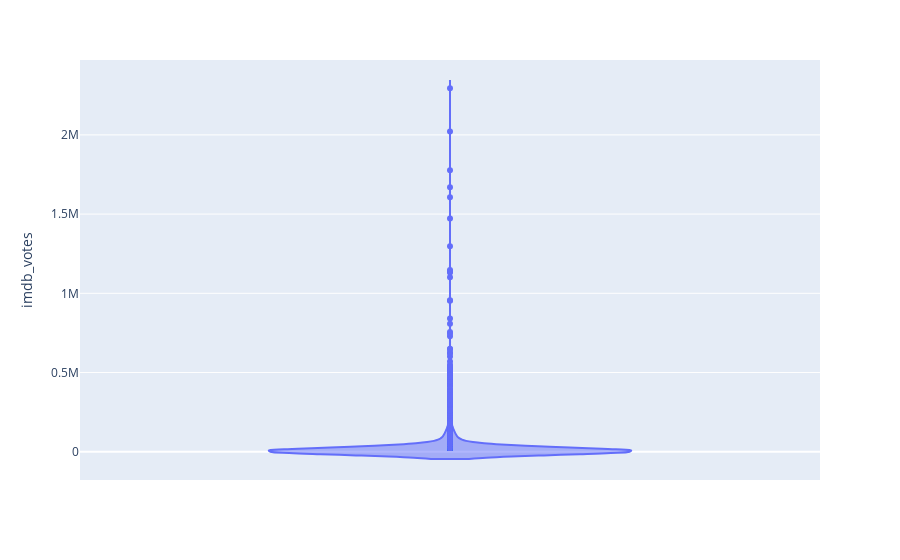

Notebook source saved alongside this figure:
### Markdown cell above
---
### 3. Построим график, отражающий распределение максимального значения всех войтов

### Code cell
fig = px.violin(df, y="imdb_votes")
fig.show()

### Figure 1 — Plotly figure (JSON) as saved in the notebook; plotly's stock layout.template omitted (floating-point values rounded to 4 significant figures; data arrays with more than 128 entries replaced by an {"elided": "..."} marker saying what was removed)
{"data": [{"alignmentgroup": "True", "box": {"visible": false}, "hovertemplate": "imdb_votes=%{y}<extra></extra>", "legendgroup": "", "marker": {"color": "#636efa"}, "name": "", "offsetgroup": "", "orientation": "v", "scalegroup": "True", "showlegend": false, "type": "violin", "x0": " ", "xaxis": "x", "y": {"elided": "5850 int values"}, "y0": " ", "yaxis": "y"}], "layout": {"legend": {"tracegroupgap": 0}, "margin": {"t": 60}, "violinmode": "group", "xaxis": {"anchor": "y", "domain": [0, 1]}, "yaxis": {"anchor": "x", "domain": [0, 1], "title": {"text": "imdb_votes"}}}}
